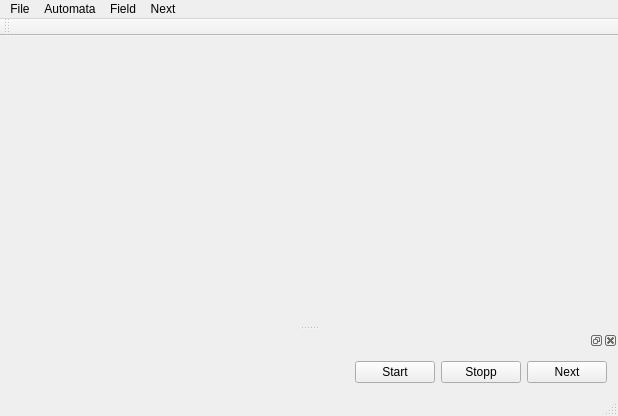
<?xml version="1.0" encoding="UTF-8"?>
<ui version="4.0">
 <class>QtCasimClass</class>
 <widget class="QMainWindow" name="QtCasimClass">
  <property name="geometry">
   <rect>
    <x>0</x>
    <y>0</y>
    <width>618</width>
    <height>416</height>
   </rect>
  </property>
  <property name="windowTitle">
   <string>QtCasim</string>
  </property>
  <widget class="QWidget" name="centralWidget">
   <layout class="QVBoxLayout" name="verticalLayout">
    <property name="margin">
     <number>9</number>
    </property>
    <item>
     <widget class="QWidget" name="paintArea" native="true"/>
    </item>
   </layout>
  </widget>
  <widget class="QMenuBar" name="menuBar">
   <property name="geometry">
    <rect>
     <x>0</x>
     <y>0</y>
     <width>618</width>
     <height>21</height>
    </rect>
   </property>
   <widget class="QMenu" name="menuFile">
    <property name="title">
     <string>File</string>
    </property>
    <addaction name="actionLoad"/>
    <addaction name="actionSave"/>
    <addaction name="separator"/>
    <addaction name="actionQuit"/>
   </widget>
   <widget class="QMenu" name="menuAutomata">
    <property name="title">
     <string>Automata</string>
    </property>
    <addaction name="actionTest"/>
    <addaction name="actionVariables"/>
    <addaction name="actionNotice"/>
    <addaction name="actionTuring"/>
   </widget>
   <widget class="QMenu" name="menuField">
    <property name="title">
     <string>Field</string>
    </property>
    <addaction name="actionClear"/>
    <addaction name="actionRandom"/>
    <addaction name="actionMouse_State"/>
    <addaction name="actionGrid"/>
    <addaction name="actionSaveField"/>
    <addaction name="actionLoadField"/>
   </widget>
   <widget class="QMenu" name="menuNext">
    <property name="title">
     <string>Next</string>
    </property>
    <addaction name="actionGenerations"/>
    <addaction name="actionReset_time"/>
   </widget>
   <addaction name="menuFile"/>
   <addaction name="menuAutomata"/>
   <addaction name="menuField"/>
   <addaction name="menuNext"/>
  </widget>
  <widget class="QToolBar" name="mainToolBar">
   <property name="orientation">
    <enum>Qt::Horizontal</enum>
   </property>
   <attribute name="toolBarArea">
    <enum>TopToolBarArea</enum>
   </attribute>
   <attribute name="toolBarBreak">
    <bool>false</bool>
   </attribute>
  </widget>
  <widget class="QStatusBar" name="statusBar"/>
  <widget class="QDockWidget" name="dockWidget">
   <attribute name="dockWidgetArea">
    <number>8</number>
   </attribute>
   <widget class="QWidget" name="dockWidgetContents">
    <layout class="QHBoxLayout" name="horizontalLayout">
     <item>
      <spacer name="horizontalSpacer">
       <property name="orientation">
        <enum>Qt::Horizontal</enum>
       </property>
       <property name="sizeHint" stdset="0">
        <size>
         <width>40</width>
         <height>20</height>
        </size>
       </property>
      </spacer>
     </item>
     <item>
      <widget class="QPushButton" name="btnStart">
       <property name="text">
        <string>Start</string>
       </property>
      </widget>
     </item>
     <item>
      <widget class="QPushButton" name="btnStopp">
       <property name="text">
        <string>Stopp</string>
       </property>
      </widget>
     </item>
     <item>
      <widget class="QPushButton" name="btnNext">
       <property name="text">
        <string>Next</string>
       </property>
      </widget>
     </item>
    </layout>
   </widget>
  </widget>
  <action name="actionSave">
   <property name="text">
    <string>Save</string>
   </property>
  </action>
  <action name="actionQuit">
   <property name="text">
    <string>Quit</string>
   </property>
  </action>
  <action name="actionLoad">
   <property name="text">
    <string>Load</string>
   </property>
  </action>
  <action name="actionTest">
   <property name="text">
    <string>Test</string>
   </property>
  </action>
  <action name="actionVariables">
   <property name="text">
    <string>Variables</string>
   </property>
  </action>
  <action name="actionNotice">
   <property name="text">
    <string>Notice</string>
   </property>
  </action>
  <action name="actionTuring">
   <property name="text">
    <string>Turing</string>
   </property>
  </action>
  <action name="actionClear">
   <property name="text">
    <string>Clear</string>
   </property>
  </action>
  <action name="actionRandom">
   <property name="text">
    <string>Random</string>
   </property>
  </action>
  <action name="actionMouse_State">
   <property name="text">
    <string>Mouse State</string>
   </property>
  </action>
  <action name="actionGrid">
   <property name="text">
    <string>Grid</string>
   </property>
  </action>
  <action name="actionGenerations">
   <property name="text">
    <string>Generations</string>
   </property>
  </action>
  <action name="actionReset_time">
   <property name="text">
    <string>reset time</string>
   </property>
  </action>
  <action name="actionSaveField">
   <property name="text">
    <string>Save</string>
   </property>
  </action>
  <action name="actionLoadField">
   <property name="text">
    <string>Load</string>
   </property>
  </action>
 </widget>
 <layoutdefault spacing="6" margin="11"/>
 <resources/>
 <connections/>
</ui>
